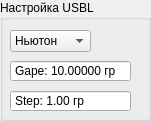
    <widget class="QGroupBox" name="groupBox_3">
     <property name="geometry">
      <rect>
       <x>330</x>
       <y>420</y>
       <width>151</width>
       <height>121</height>
      </rect>
     </property>
     <property name="title">
      <string>Настройка USBL</string>
     </property>
     <widget class="QComboBox" name="comboBox_8">
      <property name="geometry">
       <rect>
        <x>10</x>
        <y>30</y>
        <width>89</width>
        <height>25</height>
       </rect>
      </property>
      <property name="toolTipDuration">
       <number>-1</number>
      </property>
      <property name="currentText">
       <string>Ньютон</string>
      </property>
      <property name="currentIndex">
       <number>1</number>
      </property>
      <property name="sizeAdjustPolicy">
       <enum>QComboBox::AdjustToContents</enum>
      </property>
      <property name="modelColumn">
       <number>0</number>
      </property>
      <item>
       <property name="text">
        <string>Перебор</string>
       </property>
      </item>
      <item>
       <property name="text">
        <string>Ньютон</string>
       </property>
      </item>
     </widget>
     <widget class="QDoubleSpinBox" name="doubleSpinBox_16">
      <property name="geometry">
       <rect>
        <x>10</x>
        <y>90</y>
        <width>121</width>
        <height>22</height>
       </rect>
      </property>
      <property name="buttonSymbols">
       <enum>QAbstractSpinBox::NoButtons</enum>
      </property>
      <property name="prefix">
       <string>Step: </string>
      </property>
      <property name="suffix">
       <string> гр</string>
      </property>
      <property name="decimals">
       <number>2</number>
      </property>
      <property name="maximum">
       <double>100.000000000000000</double>
      </property>
      <property name="singleStep">
       <double>1.000000000000000</double>
      </property>
      <property name="stepType">
       <enum>QAbstractSpinBox::AdaptiveDecimalStepType</enum>
      </property>
      <property name="value">
       <double>1.000000000000000</double>
      </property>
     </widget>
     <widget class="QDoubleSpinBox" name="doubleSpinBox_17">
      <property name="geometry">
       <rect>
        <x>10</x>
        <y>60</y>
        <width>121</width>
        <height>22</height>
       </rect>
      </property>
      <property name="buttonSymbols">
       <enum>QAbstractSpinBox::NoButtons</enum>
      </property>
      <property name="prefix">
       <string>Gape: </string>
      </property>
      <property name="suffix">
       <string> гр</string>
      </property>
      <property name="decimals">
       <number>5</number>
      </property>
      <property name="maximum">
       <double>1000.000000000000000</double>
      </property>
      <property name="singleStep">
       <double>1.000000000000000</double>
      </property>
      <property name="value">
       <double>10.000000000000000</double>
      </property>
     </widget>
    </widget>
